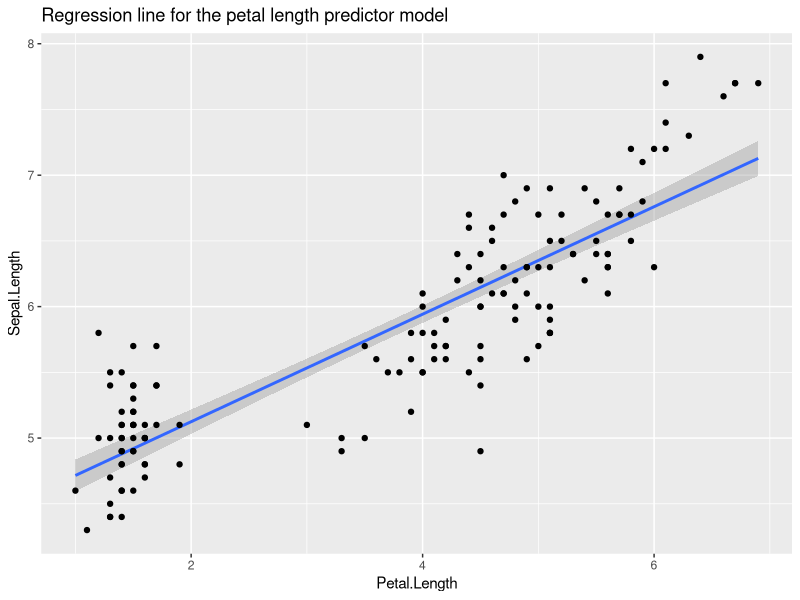

Recreate this plot in R.
## ---- chunk 1
# Setting up the linear models 
sepal_length_model_with_predictor_sepal_width <- lm(Sepal.Length ~ Sepal.Width, data = iris)
sepal_length_model_with_predictor_petal_length <- lm(Sepal.Length ~ Petal.Length, data = iris)
sepal_length_model_with_predictor_petal_width <- lm(Sepal.Length ~ Petal.Width, data = iris)
sepal_length_model_with_predictor_species <- lm(Sepal.Length ~ Species, data = iris)

# Looking at the r squared values
summary(sepal_length_model_with_predictor_sepal_width)$r.squared
summary(sepal_length_model_with_predictor_petal_length)$r.squared
summary(sepal_length_model_with_predictor_petal_width)$r.squared
summary(sepal_length_model_with_predictor_species)$r.squared

# Looking at the RSS of each model 
sum(resid(sepal_length_model_with_predictor_sepal_width)^2)
sum(resid(sepal_length_model_with_predictor_petal_length)^2)
sum(resid(sepal_length_model_with_predictor_petal_width)^2)
sum(resid(sepal_length_model_with_predictor_species)^2)
## ---- chunk 2
library(ggplot2)

ggplot(iris, aes(x = Petal.Length, y = Sepal.Length)) +
  geom_smooth(method = "lm") +
  geom_point() +
  ggtitle("Regression line for the petal length predictor model")

